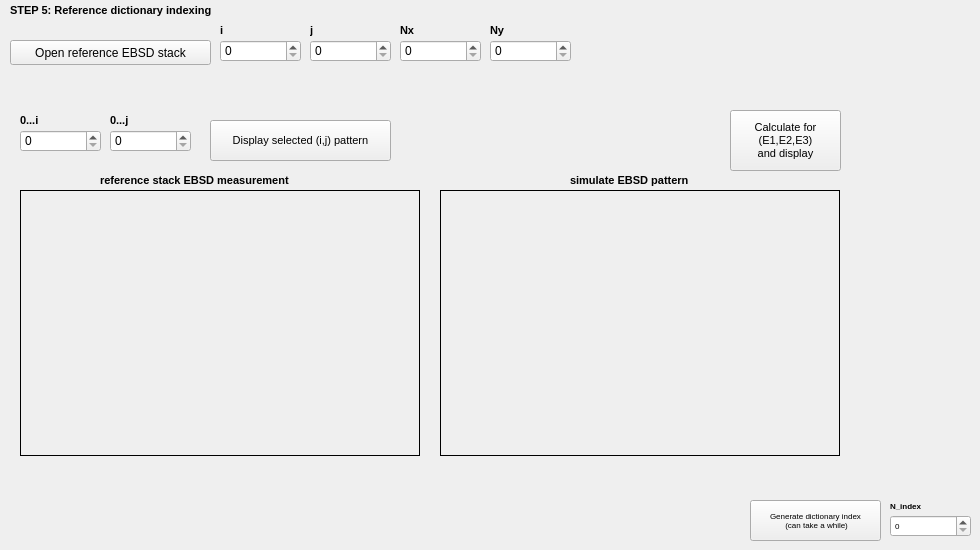
       <widget class="QWidget" name="no_name">
        <attribute name="title">
         <string>----</string>
        </attribute>
        <widget class="QPushButton" name="pushButton_open_stack_ref_EBSD_measurement">
         <property name="geometry">
          <rect>
           <x>10</x>
           <y>40</y>
           <width>201</width>
           <height>25</height>
          </rect>
         </property>
         <property name="text">
          <string>Open reference EBSD stack</string>
         </property>
        </widget>
        <widget class="QSpinBox" name="spinBox_ref_stack_i">
         <property name="geometry">
          <rect>
           <x>220</x>
           <y>40</y>
           <width>81</width>
           <height>22</height>
          </rect>
         </property>
         <property name="maximum">
          <number>1000000</number>
         </property>
        </widget>
        <widget class="QSpinBox" name="spinBox_ref_stack_j">
         <property name="geometry">
          <rect>
           <x>310</x>
           <y>40</y>
           <width>81</width>
           <height>22</height>
          </rect>
         </property>
         <property name="maximum">
          <number>1000000</number>
         </property>
        </widget>
        <widget class="QSpinBox" name="spinBox_ref_stack_Nx">
         <property name="geometry">
          <rect>
           <x>400</x>
           <y>40</y>
           <width>81</width>
           <height>22</height>
          </rect>
         </property>
         <property name="maximum">
          <number>1000000</number>
         </property>
        </widget>
        <widget class="QSpinBox" name="spinBox_ref_stack_Ny">
         <property name="geometry">
          <rect>
           <x>490</x>
           <y>40</y>
           <width>81</width>
           <height>22</height>
          </rect>
         </property>
         <property name="maximum">
          <number>1000000</number>
         </property>
        </widget>
        <widget class="QLabel" name="label_80">
         <property name="geometry">
          <rect>
           <x>10</x>
           <y>0</y>
           <width>261</width>
           <height>20</height>
          </rect>
         </property>
         <property name="font">
          <font>
           <family>Arial</family>
           <pointsize>8</pointsize>
           <weight>75</weight>
           <bold>true</bold>
          </font>
         </property>
         <property name="text">
          <string>STEP 5: Reference dictionary indexing  </string>
         </property>
        </widget>
        <widget class="QLabel" name="label_81">
         <property name="geometry">
          <rect>
           <x>220</x>
           <y>20</y>
           <width>21</width>
           <height>21</height>
          </rect>
         </property>
         <property name="font">
          <font>
           <family>Arial</family>
           <pointsize>8</pointsize>
           <weight>75</weight>
           <bold>true</bold>
          </font>
         </property>
         <property name="text">
          <string>i</string>
         </property>
        </widget>
        <widget class="QLabel" name="label_82">
         <property name="geometry">
          <rect>
           <x>310</x>
           <y>20</y>
           <width>21</width>
           <height>21</height>
          </rect>
         </property>
         <property name="font">
          <font>
           <family>Arial</family>
           <pointsize>8</pointsize>
           <weight>75</weight>
           <bold>true</bold>
          </font>
         </property>
         <property name="text">
          <string>j</string>
         </property>
        </widget>
        <widget class="QLabel" name="label_83">
         <property name="geometry">
          <rect>
           <x>400</x>
           <y>20</y>
           <width>21</width>
           <height>21</height>
          </rect>
         </property>
         <property name="font">
          <font>
           <family>Arial</family>
           <pointsize>8</pointsize>
           <weight>75</weight>
           <bold>true</bold>
          </font>
         </property>
         <property name="text">
          <string>Nx</string>
         </property>
        </widget>
        <widget class="QLabel" name="label_84">
         <property name="geometry">
          <rect>
           <x>490</x>
           <y>20</y>
           <width>21</width>
           <height>21</height>
          </rect>
         </property>
         <property name="font">
          <font>
           <family>Arial</family>
           <pointsize>8</pointsize>
           <weight>75</weight>
           <bold>true</bold>
          </font>
         </property>
         <property name="text">
          <string>Ny</string>
         </property>
        </widget>
        <widget class="QPushButton" name="pushButton_ref_EBSD_generate_dictionary_index">
         <property name="geometry">
          <rect>
           <x>750</x>
           <y>500</y>
           <width>131</width>
           <height>41</height>
          </rect>
         </property>
         <property name="font">
          <font>
           <family>Arial</family>
           <pointsize>6</pointsize>
          </font>
         </property>
         <property name="text">
          <string>Generate dictionary index
 (can take a while)</string>
         </property>
        </widget>
        <widget class="QSpinBox" name="spinBox_ref_dictionary_index_N">
         <property name="geometry">
          <rect>
           <x>890</x>
           <y>515</y>
           <width>81</width>
           <height>22</height>
          </rect>
         </property>
         <property name="font">
          <font>
           <family>Arial</family>
           <pointsize>6</pointsize>
          </font>
         </property>
         <property name="maximum">
          <number>1000000</number>
         </property>
        </widget>
        <widget class="QLabel" name="label_85">
         <property name="geometry">
          <rect>
           <x>890</x>
           <y>495</y>
           <width>51</width>
           <height>21</height>
          </rect>
         </property>
         <property name="font">
          <font>
           <family>Arial</family>
           <pointsize>6</pointsize>
           <weight>75</weight>
           <bold>true</bold>
          </font>
         </property>
         <property name="text">
          <string>N_index</string>
         </property>
        </widget>
        <widget class="QLabel" name="label_image_ref_EBSD_stack_measurement">
         <property name="geometry">
          <rect>
           <x>20</x>
           <y>190</y>
           <width>400</width>
           <height>266</height>
          </rect>
         </property>
         <property name="sizePolicy">
          <sizepolicy hsizetype="Ignored" vsizetype="Ignored">
           <horstretch>0</horstretch>
           <verstretch>0</verstretch>
          </sizepolicy>
         </property>
         <property name="minimumSize">
          <size>
           <width>256</width>
           <height>256</height>
          </size>
         </property>
         <property name="frameShape">
          <enum>QFrame::Box</enum>
         </property>
         <property name="text">
          <string/>
         </property>
        </widget>
        <widget class="QLabel" name="label_86">
         <property name="geometry">
          <rect>
           <x>100</x>
           <y>170</y>
           <width>241</width>
           <height>20</height>
          </rect>
         </property>
         <property name="font">
          <font>
           <pointsize>8</pointsize>
           <weight>75</weight>
           <bold>true</bold>
          </font>
         </property>
         <property name="text">
          <string>reference stack EBSD measurement</string>
         </property>
        </widget>
        <widget class="QLabel" name="label_87">
         <property name="geometry">
          <rect>
           <x>110</x>
           <y>110</y>
           <width>31</width>
           <height>21</height>
          </rect>
         </property>
         <property name="font">
          <font>
           <family>Arial</family>
           <pointsize>8</pointsize>
           <weight>75</weight>
           <bold>true</bold>
          </font>
         </property>
         <property name="text">
          <string>0...j</string>
         </property>
        </widget>
        <widget class="QSpinBox" name="spinBox_ref_stack_i_to_plot">
         <property name="geometry">
          <rect>
           <x>20</x>
           <y>130</y>
           <width>81</width>
           <height>22</height>
          </rect>
         </property>
         <property name="maximum">
          <number>1000000</number>
         </property>
        </widget>
        <widget class="QSpinBox" name="spinBox_ref_stack_j_to_plot">
         <property name="geometry">
          <rect>
           <x>110</x>
           <y>130</y>
           <width>81</width>
           <height>22</height>
          </rect>
         </property>
         <property name="maximum">
          <number>1000000</number>
         </property>
        </widget>
        <widget class="QLabel" name="label_88">
         <property name="geometry">
          <rect>
           <x>20</x>
           <y>110</y>
           <width>31</width>
           <height>21</height>
          </rect>
         </property>
         <property name="font">
          <font>
           <family>Arial</family>
           <pointsize>8</pointsize>
           <weight>75</weight>
           <bold>true</bold>
          </font>
         </property>
         <property name="text">
          <string>0...i</string>
         </property>
        </widget>
        <widget class="QLabel" name="label_89">
         <property name="geometry">
          <rect>
           <x>570</x>
           <y>170</y>
           <width>151</width>
           <height>20</height>
          </rect>
         </property>
         <property name="font">
          <font>
           <pointsize>8</pointsize>
           <weight>75</weight>
           <bold>true</bold>
          </font>
         </property>
         <property name="text">
          <string>simulate EBSD pattern</string>
         </property>
        </widget>
        <widget class="QLabel" name="label_image_ref_EBSD_simulation_Euler_angles">
         <property name="geometry">
          <rect>
           <x>440</x>
           <y>190</y>
           <width>400</width>
           <height>266</height>
          </rect>
         </property>
         <property name="sizePolicy">
          <sizepolicy hsizetype="Ignored" vsizetype="Ignored">
           <horstretch>0</horstretch>
           <verstretch>0</verstretch>
          </sizepolicy>
         </property>
         <property name="minimumSize">
          <size>
           <width>256</width>
           <height>256</height>
          </size>
         </property>
         <property name="frameShape">
          <enum>QFrame::Box</enum>
         </property>
         <property name="text">
          <string/>
         </property>
        </widget>
        <widget class="QPushButton" name="pushButton_display_selected_EBSD_pattern">
         <property name="geometry">
          <rect>
           <x>210</x>
           <y>120</y>
           <width>181</width>
           <height>41</height>
          </rect>
         </property>
         <property name="font">
          <font>
           <family>Arial</family>
           <pointsize>8</pointsize>
          </font>
         </property>
         <property name="text">
          <string>Display selected (i,j) pattern</string>
         </property>
        </widget>
        <widget class="QPushButton" name="pushButton_display_calculated_EBSD_for_Eulers">
         <property name="geometry">
          <rect>
           <x>730</x>
           <y>110</y>
           <width>111</width>
           <height>61</height>
          </rect>
         </property>
         <property name="font">
          <font>
           <family>Arial</family>
           <pointsize>8</pointsize>
          </font>
         </property>
         <property name="text">
          <string>Calculate for
(E1,E2,E3)
and display</string>
         </property>
        </widget>
       </widget>
